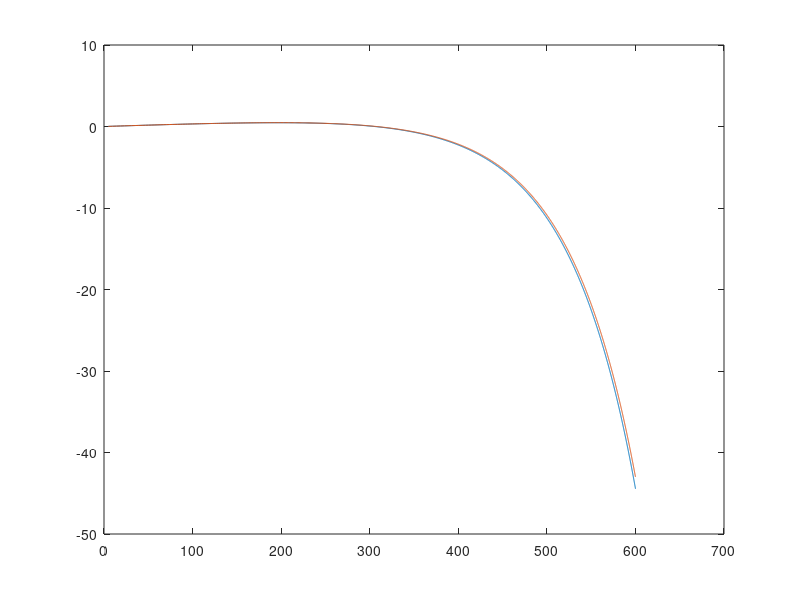

Write MATLAB code to recreate this figure. (Note: this script raises an error after producing the figure.)
V0=2800;
Cd=0.006;
pi=3.14159265358;
theta=0.2*pi/180;
Vwind=10;
thetaWind=45*pi/180;
Vx=V0*cos(theta);
Vy=V0*sin(theta);
Vz=0;
Wx=Vwind*cos(thetaWind);
Wz=Vwind*sin(thetaWind);
Wy=0;
t=0;
distance=600;
maxTimeStep=50000;
dt=1/V0/0.2;

g=32.1740;% ft/s2
Vxs=zeros(maxTimeStep,1);
Vys=zeros(maxTimeStep,1);
Vzs=zeros(maxTimeStep,1);
Position=zeros(maxTimeStep,3);

i=1;
x=0;
y=0;
z=0;
%% Eluer
while(x<distance)
    V=sqrt(Vx^2+Vy^2+Vz^2);
    Vx=Vx-Cd*V*(Vx+Wx)*dt; %eqn 8.106-8.108 from<<Ballistics Theory and Design of Guns and Ammunition>>
    Vy=Vy-(Cd*V*(Vy+Wy)+g)*dt;
    Vz=Vz-Cd*V*(Vz-Wz)*dt;
    x=x+Vx*dt;
    y=y+Vy*dt;
    z=z+Vz*dt;
    Vxs(i)=Vx;
    Vys(i)=Vy;
    Vzs(i)=Vz;
    Position(i,:)=[x y z];
    i=i+1;
end
Position(i:end,:)=[];
plot(Position(:,1),Position(:,2));
hold on;

 
i=1;
x=0;
y=0;
z=0;
Vx=V0*cos(theta);
Vy=V0*sin(theta);
Vz=0;
Wx=Vwind*cos(thetaWind);
Wz=Vwind*sin(thetaWind);
Wy=0;
%% RK4
while(x<distance)
    V=sqrt(Vx^2+Vy^2+Vz^2);
    % for Vx
    k1=dt*-Cd*V*(Vx+Wx);
    k2=dt*-Cd*V*(Vx+0.5*k1+Wx);
    k3=dt*-Cd*V*(Vx+0.5*k2+Wx);
    k4=dt*-Cd*V*(Vx+k3+Wx);
    Vx=Vx+1/6*k1+1/3*k2+1/3*k3+1/6*k4;
    % for Vy
    k1=dt*(-Cd*V*(Vy+Wy)-g);
    k2=dt*(-Cd*V*(Vy+0.5*k1+Wy)-g);
    k3=dt*(-Cd*V*(Vy+0.5*k2+Wy)-g);
    k4=dt*(-Cd*V*(Vy+k3+Wy)-g);
    Vy=Vy+1/6*k1+1/3*k2+1/3*k3+1/6*k4;
    % for Vz
    k1=dt*-Cd*V*(Vz-Wz);
    k2=dt*-Cd*V*(Vz+0.5*k1-Wz);
    k3=dt*-Cd*V*(Vz+0.5*k2-Wz);
    k4=dt*-Cd*V*(Vz+k3-Wz);
    Vz=Vz+1/6*k1+1/3*k2+1/3*k3+1/6*k4;
    x=x+Vx*dt;
    y=y+Vy*dt;
    z=z+Vz*dt;
    Vxs(i)=Vx;
    Vys(i)=Vy;
    Vzs(i)=Vz;
    Position(i,:)=[x y z];
    i=i+1;
end
Position(i:end,:)=[];
plot(Position(:,1),Position(:,2));
plot(PositionS(:,1),PositionS(:,2));

legend('Eluer','RK4','Accurate');



